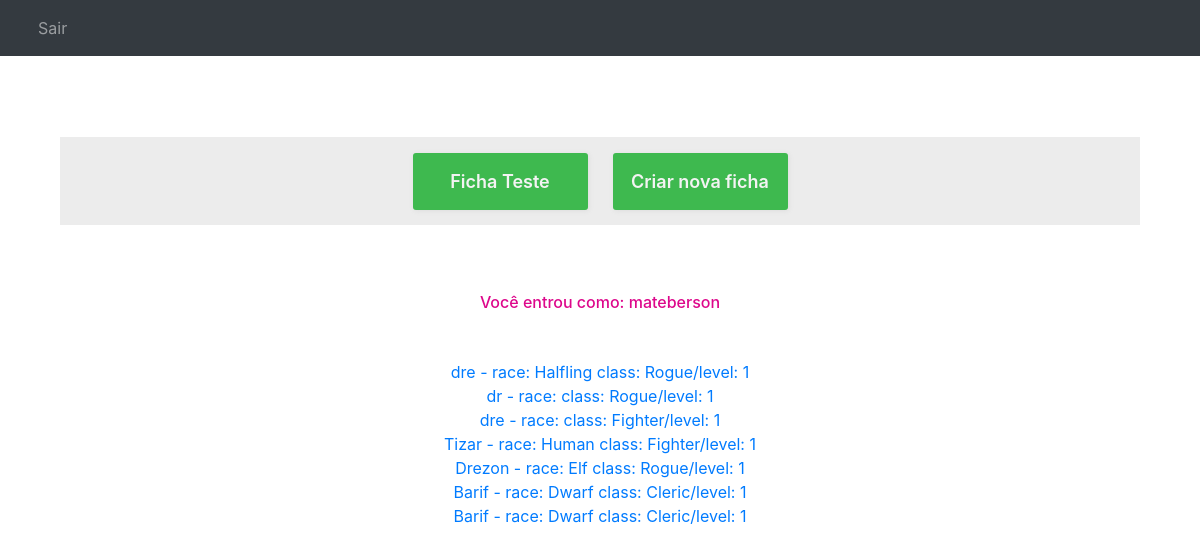
The app's page /home/ (signed in), older data.
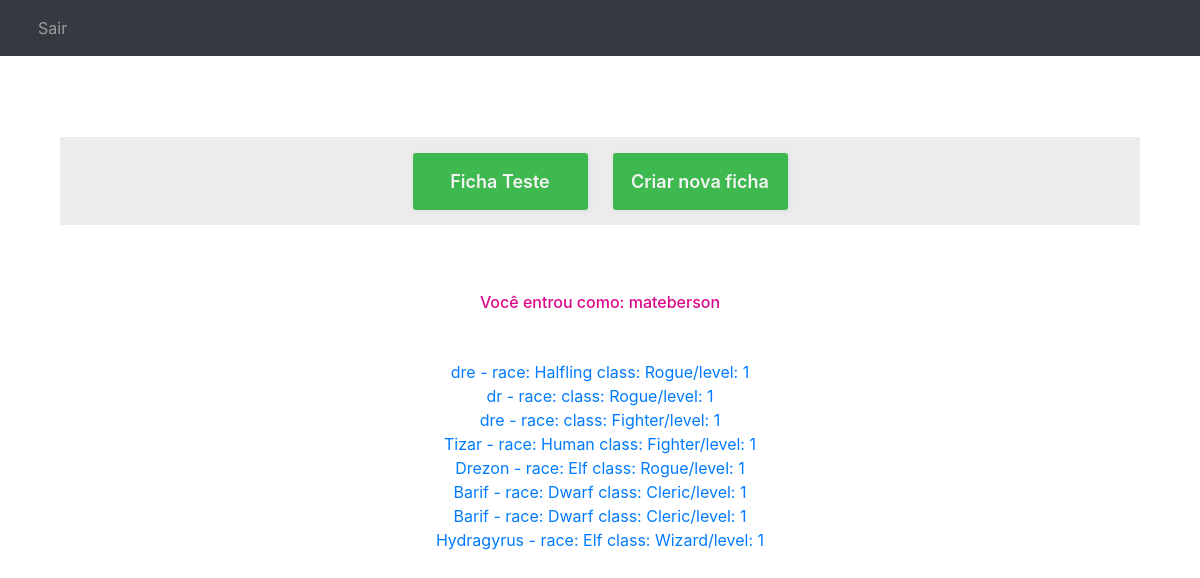
The same page, newer data.
### pages/models.py (models this page shows)
class character_Sheet(models.Model):
    user = models.ForeignKey(get_user_model(), on_delete=models.CASCADE, default=None)
    name = models.CharField("name", max_length=255, default=None)
    clas = models.CharField("class", max_length=255, default=None)
    race = models.CharField("race", max_length=255, default=None)
    level = models.IntegerField("level", default=None)
    sheet = models.JSONField("character sheet")

### pages/views.py (the view)
# urls.py: 2. Add a URL to urlpatterns:  path('', views.home, name='home')
def home(request):
    value = character_Sheet.objects.all().filter(user=request.user)
    return render(request, "home.html", {"value": value})

### templates/home.html (shortened to what this page needs)
{% extends 'base.html' %}
{% block content %}
<div class="col-md-12">
    <div style="background-color: rgb(236, 236, 236); border-radius: 3px; box-shadow: 1,1,1,1;text-align: center;margin-top: 50px; padding-bottom: 50px;  "
        class="home-ground ">
        <div style=" background-color: rgb(236, 236, 236); justify-content: center; display: flex;" class="pt-3 col-md-12">
            <div style="box-shadow: 1px 1px 5px rgb(221, 221, 221);border-radius: 3px; background-color: rgb(62, 185, 79);margin-right: 25px;" class="col-md-2">
                <a style="text-decoration: none;margin-top: 50px; font-size: large; color: rgb(243, 243, 243); font-weight: 600;"
                    class="" href="/ficha/">Ficha Teste</a>
            </div>
            <div style="box-shadow: 1px 1px 5px rgb(221, 221, 221);border-radius: 3px; background-color: rgb(62, 185, 79);" class="col-md-2">
                <a style="text-decoration: none;margin-top: 50px; font-size: large;color: rgb(243, 243, 243);font-weight: 600"
                    href="/cria_ficha/">Criar nova ficha</a>
            </div>
        </div>
            <div class="col-md-12">
            <p style="color:white;margin-top: 50px;color: rgb(221, 7, 139);font-weight: 500"> Você entrou como:
                {{user.username}}</p>
        </div>
        <div class="col-md-12">
            {% for item in value %}
                <a href="/ficha/{{ item.id }}">{{ item.name }} - race: {{ item.race }} class: {{ item.clas }}/level: {{ item.level }}</a>
                <br>
            {%endfor%}
        </div>
    </div>
</div>
{% endblock %}

Row changes from the older to the newer data that the page shows:
added character_Sheet: name "Hydragyrus", race "Elf", clas "Wizard", level "1"
